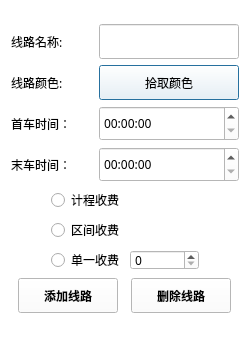
<?xml version="1.0" encoding="UTF-8"?>
<ui version="4.0">
 <class>AddLine</class>
 <widget class="QDialog" name="AddLine">
  <property name="geometry">
   <rect>
    <x>0</x>
    <y>0</y>
    <width>250</width>
    <height>338</height>
   </rect>
  </property>
  <property name="minimumSize">
   <size>
    <width>250</width>
    <height>338</height>
   </size>
  </property>
  <property name="maximumSize">
   <size>
    <width>250</width>
    <height>338</height>
   </size>
  </property>
  <property name="font">
   <font>
    <family>微软雅黑</family>
   </font>
  </property>
  <property name="windowTitle">
   <string>Dialog</string>
  </property>
  <property name="styleSheet">
   <string notr="true">background-color: rgb(255, 255, 255);</string>
  </property>
  <layout class="QGridLayout" name="gridLayout_2">
   <item row="0" column="0">
    <layout class="QVBoxLayout" name="verticalLayout_3">
     <item>
      <layout class="QVBoxLayout" name="verticalLayout">
       <item>
        <layout class="QHBoxLayout" name="horizontalLayout">
         <item>
          <widget class="QLabel" name="label">
           <property name="font">
            <font>
             <family>微软雅黑</family>
            </font>
           </property>
           <property name="text">
            <string>线路名称:</string>
           </property>
          </widget>
         </item>
         <item>
          <widget class="QLineEdit" name="lineName">
           <property name="minimumSize">
            <size>
             <width>140</width>
             <height>35</height>
            </size>
           </property>
           <property name="maximumSize">
            <size>
             <width>140</width>
             <height>35</height>
            </size>
           </property>
           <property name="font">
            <font>
             <family>微软雅黑</family>
            </font>
           </property>
          </widget>
         </item>
        </layout>
       </item>
       <item>
        <layout class="QHBoxLayout" name="horizontalLayout_2">
         <item>
          <widget class="QLabel" name="label_2">
           <property name="font">
            <font>
             <family>微软雅黑</family>
            </font>
           </property>
           <property name="text">
            <string>线路颜色:</string>
           </property>
          </widget>
         </item>
         <item>
          <widget class="QPushButton" name="setColor">
           <property name="minimumSize">
            <size>
             <width>140</width>
             <height>35</height>
            </size>
           </property>
           <property name="maximumSize">
            <size>
             <width>140</width>
             <height>35</height>
            </size>
           </property>
           <property name="font">
            <font>
             <family>微软雅黑</family>
            </font>
           </property>
           <property name="text">
            <string>拾取颜色</string>
           </property>
          </widget>
         </item>
        </layout>
       </item>
       <item>
        <layout class="QHBoxLayout" name="horizontalLayout_4">
         <item>
          <widget class="QLabel" name="label_3">
           <property name="font">
            <font>
             <family>微软雅黑</family>
            </font>
           </property>
           <property name="text">
            <string>首车时间：</string>
           </property>
          </widget>
         </item>
         <item>
          <widget class="QTimeEdit" name="firstTime">
           <property name="minimumSize">
            <size>
             <width>140</width>
             <height>35</height>
            </size>
           </property>
           <property name="maximumSize">
            <size>
             <width>140</width>
             <height>35</height>
            </size>
           </property>
           <property name="font">
            <font>
             <family>微软雅黑</family>
            </font>
           </property>
          </widget>
         </item>
        </layout>
       </item>
       <item>
        <layout class="QHBoxLayout" name="horizontalLayout_5">
         <item>
          <widget class="QLabel" name="label_4">
           <property name="font">
            <font>
             <family>微软雅黑</family>
            </font>
           </property>
           <property name="text">
            <string>末车时间：</string>
           </property>
          </widget>
         </item>
         <item>
          <widget class="QTimeEdit" name="lastTime">
           <property name="minimumSize">
            <size>
             <width>140</width>
             <height>35</height>
            </size>
           </property>
           <property name="maximumSize">
            <size>
             <width>140</width>
             <height>35</height>
            </size>
           </property>
           <property name="font">
            <font>
             <family>微软雅黑</family>
            </font>
           </property>
          </widget>
         </item>
        </layout>
       </item>
      </layout>
     </item>
     <item>
      <layout class="QHBoxLayout" name="horizontalLayout_6">
       <item>
        <layout class="QVBoxLayout" name="verticalLayout_2">
         <property name="leftMargin">
          <number>40</number>
         </property>
         <property name="rightMargin">
          <number>40</number>
         </property>
         <item>
          <widget class="QRadioButton" name="charges1">
           <property name="minimumSize">
            <size>
             <width>0</width>
             <height>24</height>
            </size>
           </property>
           <property name="maximumSize">
            <size>
             <width>16777215</width>
             <height>24</height>
            </size>
           </property>
           <property name="font">
            <font>
             <family>微软雅黑</family>
            </font>
           </property>
           <property name="text">
            <string>计程收费</string>
           </property>
           <attribute name="buttonGroup">
            <string notr="true">buttonGroup</string>
           </attribute>
          </widget>
         </item>
         <item>
          <widget class="QRadioButton" name="charges2">
           <property name="minimumSize">
            <size>
             <width>0</width>
             <height>24</height>
            </size>
           </property>
           <property name="maximumSize">
            <size>
             <width>16777215</width>
             <height>24</height>
            </size>
           </property>
           <property name="font">
            <font>
             <family>微软雅黑</family>
            </font>
           </property>
           <property name="text">
            <string>区间收费</string>
           </property>
           <attribute name="buttonGroup">
            <string notr="true">buttonGroup</string>
           </attribute>
          </widget>
         </item>
         <item>
          <layout class="QHBoxLayout" name="horizontalLayout_3">
           <item>
            <widget class="QRadioButton" name="charges3">
             <property name="minimumSize">
              <size>
               <width>0</width>
               <height>24</height>
              </size>
             </property>
             <property name="maximumSize">
              <size>
               <width>16777215</width>
               <height>24</height>
              </size>
             </property>
             <property name="font">
              <font>
               <family>微软雅黑</family>
              </font>
             </property>
             <property name="text">
              <string>单一收费</string>
             </property>
             <attribute name="buttonGroup">
              <string notr="true">buttonGroup</string>
             </attribute>
            </widget>
           </item>
           <item>
            <widget class="QSpinBox" name="charges">
             <property name="minimumSize">
              <size>
               <width>0</width>
               <height>20</height>
              </size>
             </property>
             <property name="maximumSize">
              <size>
               <width>16777215</width>
               <height>20</height>
              </size>
             </property>
             <property name="font">
              <font>
               <family>微软雅黑</family>
              </font>
             </property>
            </widget>
           </item>
          </layout>
         </item>
        </layout>
       </item>
      </layout>
     </item>
     <item>
      <layout class="QGridLayout" name="gridLayout">
       <item row="0" column="0">
        <widget class="QPushButton" name="addLine">
         <property name="minimumSize">
          <size>
           <width>100</width>
           <height>35</height>
          </size>
         </property>
         <property name="maximumSize">
          <size>
           <width>100</width>
           <height>35</height>
          </size>
         </property>
         <property name="font">
          <font>
           <family>微软雅黑</family>
           <weight>75</weight>
           <bold>true</bold>
          </font>
         </property>
         <property name="styleSheet">
          <string notr="true"/>
         </property>
         <property name="text">
          <string>添加线路</string>
         </property>
         <property name="icon">
          <iconset resource="resource.qrc">
           <normaloff>:/icon/icon/add.png</normaloff>:/icon/icon/add.png</iconset>
         </property>
        </widget>
       </item>
       <item row="0" column="1">
        <widget class="QPushButton" name="deleteLine">
         <property name="minimumSize">
          <size>
           <width>100</width>
           <height>35</height>
          </size>
         </property>
         <property name="maximumSize">
          <size>
           <width>100</width>
           <height>35</height>
          </size>
         </property>
         <property name="font">
          <font>
           <family>微软雅黑</family>
           <weight>75</weight>
           <bold>true</bold>
          </font>
         </property>
         <property name="text">
          <string>删除线路</string>
         </property>
         <property name="icon">
          <iconset resource="resource.qrc">
           <normaloff>:/icon/icon/delete.png</normaloff>:/icon/icon/delete.png</iconset>
         </property>
        </widget>
       </item>
      </layout>
     </item>
    </layout>
   </item>
  </layout>
 </widget>
 <resources>
  <include location="resource.qrc"/>
 </resources>
 <connections/>
 <buttongroups>
  <buttongroup name="buttonGroup"/>
 </buttongroups>
</ui>
